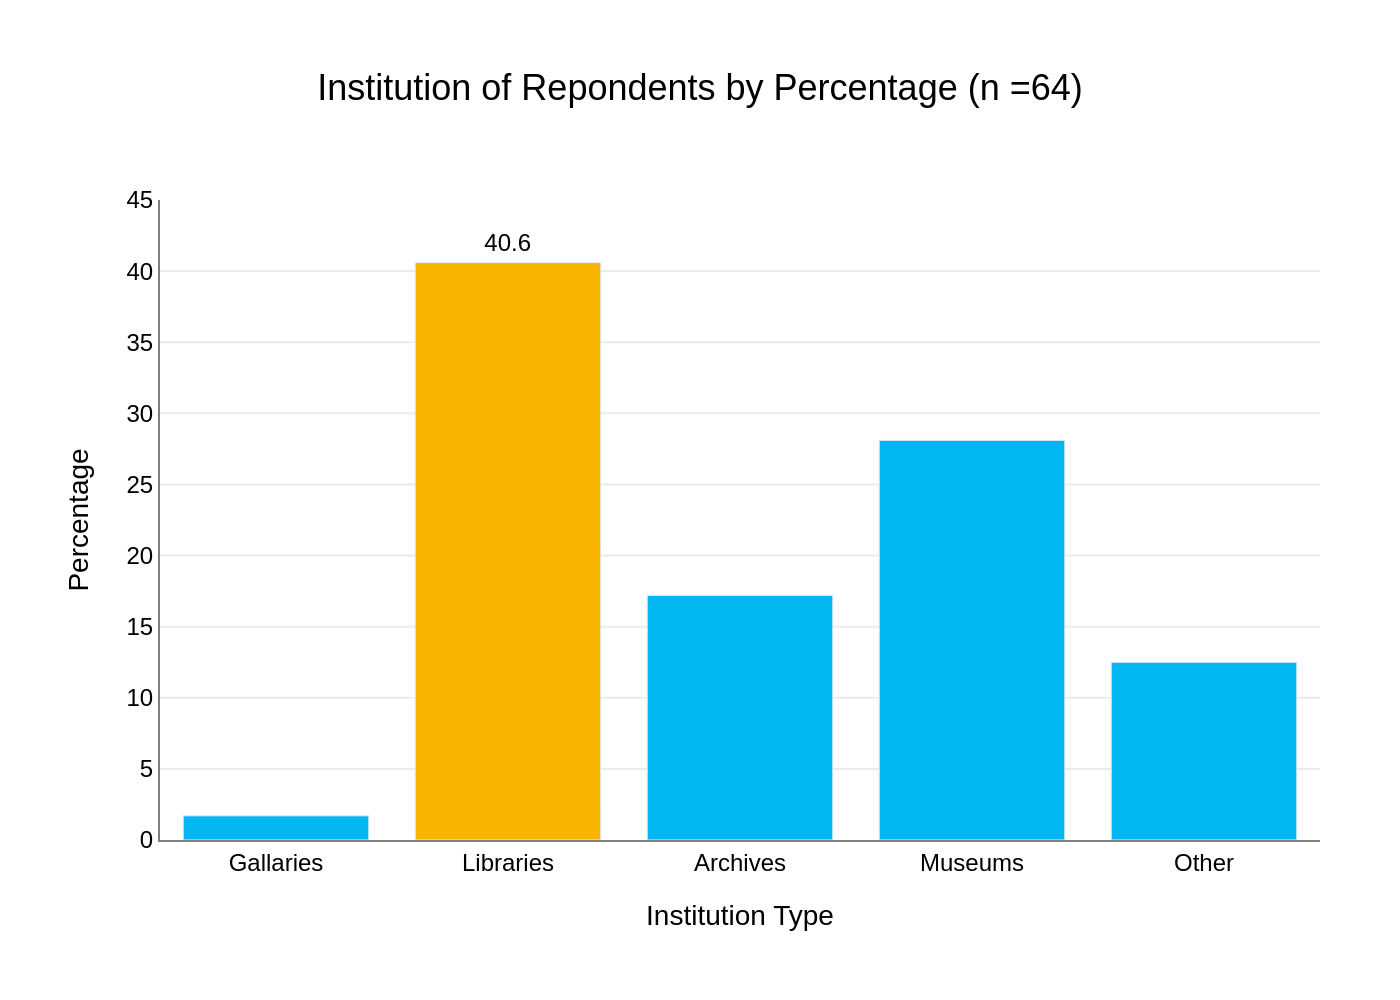

Write the Python code that produced this figure.
import sys
import json
import plotly.graph_objects as go

def create_chart(json_path):
    """
    Reads chart data from a JSON file and generates a Plotly chart.
    """
    try:
        with open(json_path, 'r', encoding='utf-8') as f:
            chart_info = json.load(f)
    except FileNotFoundError:
        print(f"Error: JSON file not found at {json_path}")
        sys.exit(1)
    except json.JSONDecodeError:
        print(f"Error: Could not decode JSON from {json_path}")
        sys.exit(1)

    chart_data = chart_info.get('chart_data', [])
    texts = chart_info.get('texts', {})
    colors = chart_info.get('colors', [])

    categories = [d.get('category') for d in chart_data]
    values = [d.get('value') for d in chart_data]

    # Create text labels, displaying only the one explicitly shown in the original image.
    # The original shows the label for the maximum value.
    max_value = max(values) if values else 0
    text_labels = [str(v) if v == max_value else '' for v in values]

    fig = go.Figure()

    fig.add_trace(go.Bar(
        x=categories,
        y=values,
        marker_color=colors,
        text=text_labels,
        textposition='outside',
        textfont=dict(
            family="Arial",
            size=12,
            color='black'
        ),
        cliponaxis=False
    ))

    title_text = texts.get('title', '')
    if texts.get('subtitle'):
        title_text += f"<br><sub>{texts['subtitle']}</sub>"

    fig.update_layout(
        title_text=title_text,
        title_x=0.5,
        title_font=dict(
            family="Arial",
            size=18,
            color='black'
        ),
        xaxis_title=texts.get('x_axis_title', ''),
        yaxis_title=texts.get('y_axis_title', ''),
        font=dict(
            family="Arial",
            size=12,
            color='black'
        ),
        plot_bgcolor='white',
        paper_bgcolor='white',
        showlegend=False,
        yaxis=dict(
            range=[0, 45],
            tickmode='linear',
            dtick=5,
            gridcolor='#EAEAEA',
            zeroline=False,
            showline=True,
            linewidth=1,
            linecolor='grey'
        ),
        xaxis=dict(
            showline=True,
            linewidth=1,
            linecolor='grey'
        ),
        margin=dict(l=80, r=40, b=80, t=100)
    )

    # Derive output filename from the input JSON path
    base_filename = json_path.rsplit('.', 1)[0]
    output_filename = f"{base_filename}.png"

    fig.write_image(output_filename, scale=2)
    print(f"Chart saved to {output_filename}")


if __name__ == "__main__":
    if len(sys.argv) != 2:
        print("Usage: python create_chart.py <path_to_json_file>")
        sys.exit(1)
    
    json_file_path = sys.argv[1]
    create_chart(json_file_path)
